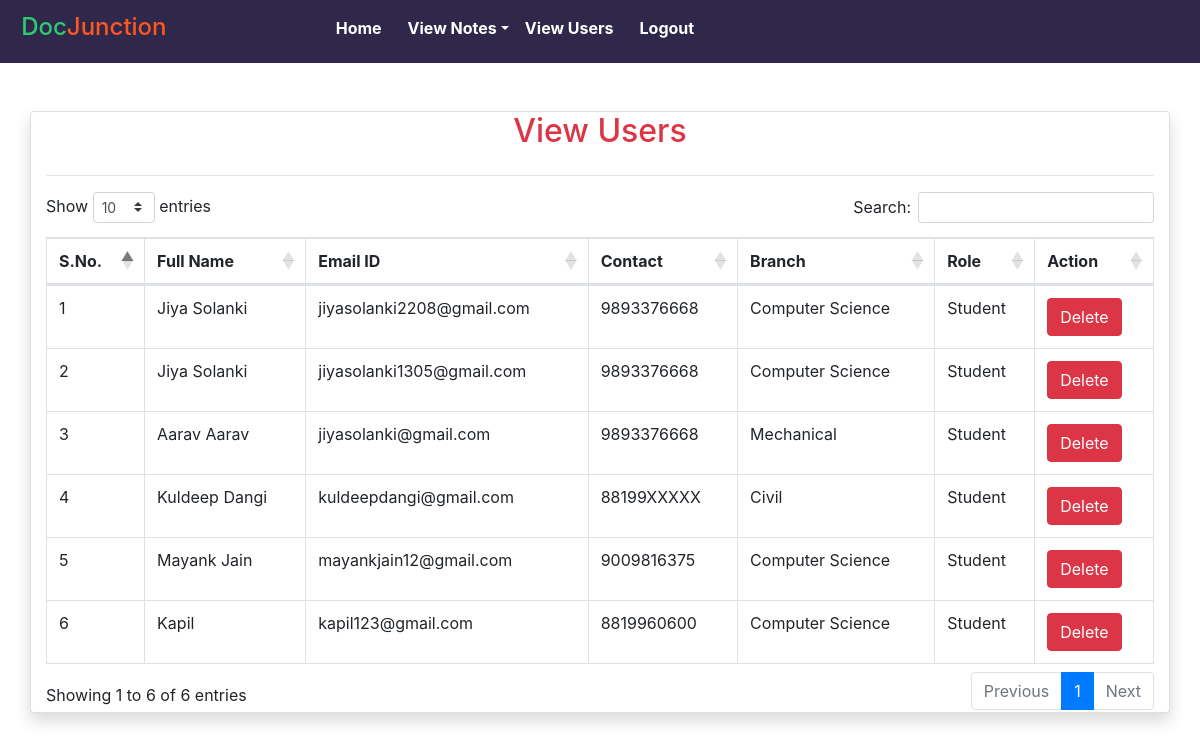
The page /view_users (signed in) on the database as committed earlier.
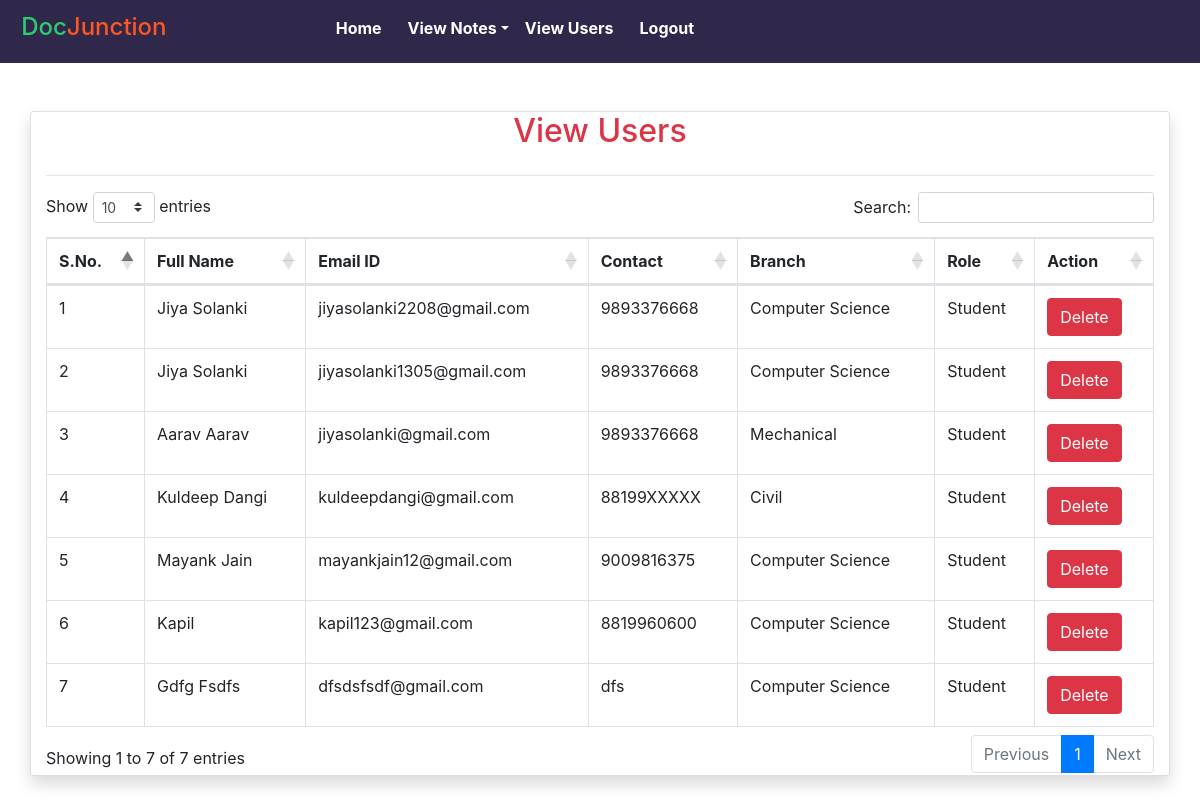
The same page on the database as committed later.
### notes/models.py (models this page shows, shortened)
class Signup(models.Model):
    user = models.ForeignKey(User,on_delete=models.CASCADE)
    contact = models.CharField(max_length=10,null=True)
    branch = models.CharField(max_length=30)
    role = models.CharField(max_length=15)

### notes/views.py (the view)
# urls.py: path('view_users', view_users, name='view_users'),
def view_users(request):
    if not request.user.is_authenticated:
        return redirect('login_admin')
    users = Signup.objects.all()
    d = {'users': users}
    return render(request,'view_users.html',d)

### notes/templates/view_users.html (shortened to what this page needs)
{% extends 'admin_nav.html'%}
{% load static %}
{% block body %}
<link rel="stylesheet" href="https://cdnjs.cloudflare.com/ajax/libs/twitter-bootstrap/4.5.2/css/bootstrap.css">
<link rel="stylesheet" href="https://cdn.datatables.net/1.11.3/css/dataTables.bootstrap4.min.css">
<div class="container card shadow mt-5">
	<h2 class="text-center text-danger">View Users</h2>
	<hr>
	<table class="table table-bordered" id="example">
		<thead>
			<tr>
				<th>S.No.</th>
				<th>Full Name</th>
				<th>Email ID</th>
				<th>Contact</th>
				<th>Branch</th>
				<th>Role</th>
				<th>Action</th>
			</tr>
		</thead>
		<tbody>
			{% for i in users %}
			<tr>
				<td>{{forloop.counter}}</td>
				<td style="text-transform: capitalize;">{{i.user.first_name}} {{i.user.last_name}}</td>
				<td>{{i.user.username}}</td>
				<td>{{i.contact}}</td>
				<td>{{i.branch}}</td>
				<td>{{i.role}}</td>
				<td><a href="{% url 'delete_users' i.user.id %}" class="btn btn-danger" onclick="return confirm('Do you really want to delete ?')"> Delete </a></td>
			</tr>
			{% endfor %}
		</tbody>
	</table>
</div>
{% endblock %}

Rows that differ between the two databases and show on the page:
added Signup: user.first_name "Gdfg", user.last_name "Fsdfs", user.username "dfsdsfsdf@gmail.com", contact "dfs", branch "Computer Science", role "Student"
Other text that changed with them:
text written by a page script: "Show entries Search: Showing 1 to 6 of 6 entries Previous 1 Next" → "Show entries Search: Showing 1 to 7 of 7 entries Previous 1 Next"
